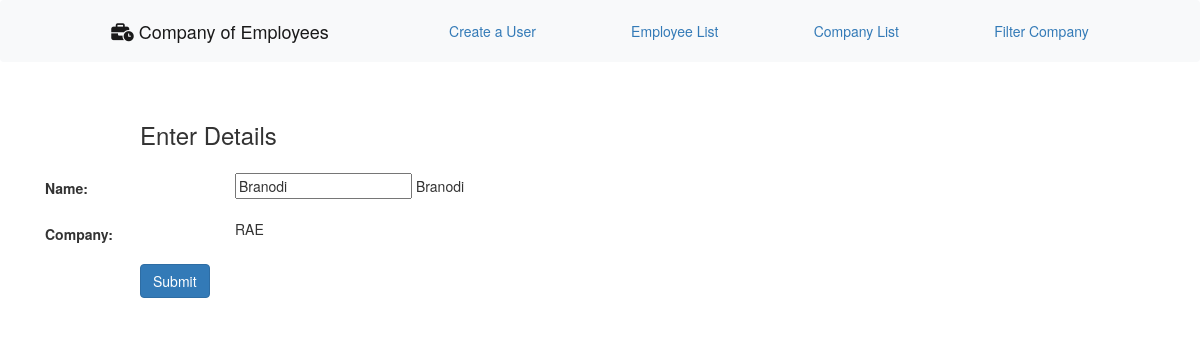
Screenshot of /employee/update/2 with the database file from the repository.
### employee/models.py (models this page shows, shortened)
class Employee(models.Model):
    user = models.OneToOneField(User, on_delete=models.CASCADE)
    company = models.ForeignKey(Company, on_delete=models.CASCADE, null=True)
    class Meta:
        db_table = "employee"

class Company(models.Model):
    cname = models.CharField(max_length=100)
    def __str__(self):
         return self.cname
    class Meta:
        db_table = "company"

### employee/views.py (the view)
# urls.py: path('employee/update/<int:id>', views.update),
def update(request, id):
    employee = Employee.objects.get(id=id)
    return render(request, 'index copy.html', {'employee': employee})

### employee/templates/index copy.html (shortened to what this page needs)
{% extends 'landing/base.html' %}
{% block content %}
<!DOCTYPE html>
<html lang="en">
<head>
    {% load static %}
    <link rel="stylesheet" href="https://maxcdn.bootstrapcdn.com/bootstrap/3.4.0/css/bootstrap.min.css">
</head>
<body>
<form method="POST" class="post-form" action="/show">
    <div class="container">
<br>
    <div class="form-group row">
    <label class="col-sm-1 col-form-label"></label>
    <div class="col-sm-4">
    <h3>Enter Details</h3>
    </div>
  </div>
    <div class="form-group row">
      <label class="col-sm-2 col-form-label">Name:</label>
    <div class="col-sm-4">
      <input type="text" name="first_name" id="id_id" required maxlength="20" value="{{ employee.user.first_name }}"/>
      {{ employee.user.first_name }}
    </div>
  </div>
  <div class="form-group row">
  <label class="col-sm-2 col-form-label">Company:</label>
  <div class="col-sm-4">
    {{ employee.company }}
  </div>
  </div>
    <div class="form-group row">
    <label class="col-sm-1 col-form-label"></label>
    <div class="col-sm-4">
    <button type="submit" class="btn btn-primary">Submit</button>
    </div>
  </div>
    </div>
</form>
</body>
</html>
{% endblock content %}

### rows the page displays
Employee: first_name "Branodi", user.first_name "Branodi", company "RAE"
